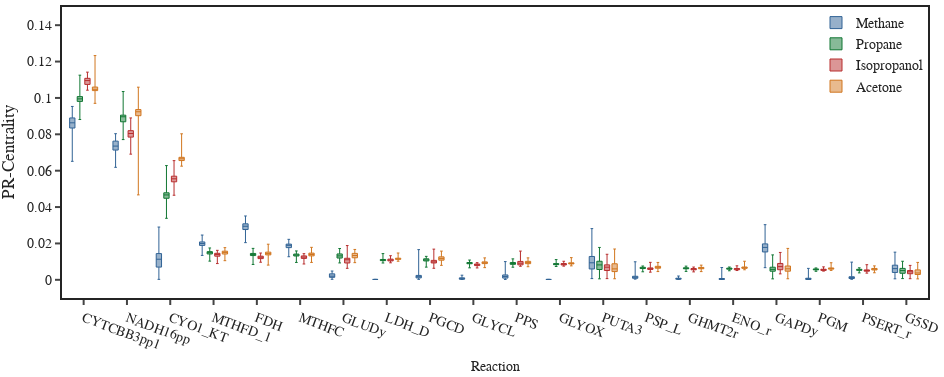

The notebook cell saved with this chart:
### Markdown cell above
## Section 2 
---

Plot of most central reactions

### Code cell
# Remove Exchanges and transport reactions
false_positives = ['2PPOHtex', 'ACETONEtex', 'C3H8tex', 'CH4tex', 'MEOHDHpp', "EX_co2_e", "PPA",
                   "C3H8OXq8", "IPPOHDHpp", "atpm", "CO2tpp_r", "H2Otex_r", "CO2tex_r", "ATPS1",
                   'NITR_NOpp', 'NO2tpp', 'NO3t7p', 'NORpp', 'PMMOipp', "ACTNMOq8", "H2Otpp_r",
                   "ACtex_r", "SUCCtex", 'EX_h2o_e', 'ACOHDHpp', 'MTHGXLtabcpp', "BIOMASS_Mfumariolicum_Pic",
                   'MDH', 'FALDtpp', 'ACOHDHpp', "H2Otex", "NDPK7", "RNDR3", 'EX_o2_e', "EX_h_e"]

# Recover PageRank values for top 20 reactions
no_top_rxns = 20
substrate = "Propane"
top_reactions = pagerank[substrate].drop(columns=false_positives).mean(0).sort_values(ascending=False).head(no_top_rxns).index

# Pre-process dataset in the format requered for plotting functions
top_pagerank = pd.DataFrame()
for substrate in ["Methane", "Propane", "Isopropanol", "Acetone"]:
    for id in tqdm(top_reactions):
        tmp = pd.DataFrame(pagerank[substrate][id].to_list(), columns=["PR-Centrality"])
        tmp.loc[:, "Substrate"] = substrate
        tmp.loc[:, "Reaction"] = id
        top_pagerank = top_pagerank.append(tmp)

# Draw figure
fig_prcentrality = pl.box(top_pagerank, y="PR-Centrality", x="Reaction", color="Substrate", points=False)
fig_prcentrality.update_layout(
    {"yaxis": {"title": {"text": "PR-Centrality"},
               "tickfont": {"size": 14},
               "range": [-0.01, 0.15]},
     "xaxis": {"tickfont": {"size": 14},
               "tickangle": 20,
               "title": {"font": {"size": 14}}
               },
     "height": 100 * (600 / 158.75),
     "width": 250 * (600 / 158.75),
     "legend": {"title": {"text": None},
                "font": {"size": 14},
                "x": 1, "y": 1}
     }
)
fig_prcentrality.show()

### Figure 1 — Plotly figure (JSON) as saved in the notebook; plotly's stock layout.template omitted (floating-point values rounded to 4 significant figures; data arrays with more than 128 entries replaced by an {"elided": "..."} marker saying what was removed)
{"data": [{"alignmentgroup": "True", "boxpoints": false, "hovertemplate": "Substrate=Methane<br>Reaction=%{x}<br>PR-Centrality=%{y}<extra></extra>", "legendgroup": "Methane", "marker": {"color": "rgb(49,99,149)"}, "name": "Methane", "notched": false, "offsetgroup": "Methane", "orientation": "v", "showlegend": true, "type": "box", "x": {"elided": "2000 str values"}, "x0": " ", "xaxis": "x", "y": {"elided": "2000 float values"}, "y0": " ", "yaxis": "y"}, {"alignmentgroup": "True", "boxpoints": false, "hovertemplate": "Substrate=Propane<br>Reaction=%{x}<br>PR-Centrality=%{y}<extra></extra>", "legendgroup": "Propane", "marker": {"color": "rgb(17,119,51)"}, "name": "Propane", "notched": false, "offsetgroup": "Propane", "orientation": "v", "showlegend": true, "type": "box", "x": {"elided": "2000 str values"}, "x0": " ", "xaxis": "x", "y": {"elided": "2000 float values"}, "y0": " ", "yaxis": "y"}, {"alignmentgroup": "True", "boxpoints": false, "hovertemplate": "Substrate=Isopropanol<br>Reaction=%{x}<br>PR-Centrality=%{y}<extra></extra>", "legendgroup": "Isopropanol", "marker": {"color": "rgb(184,46,46)"}, "name": "Isopropanol", "notched": false, "offsetgroup": "Isopropanol", "orientation": "v", "showlegend": true, "type": "box", "x": {"elided": "2000 str values"}, "x0": " ", "xaxis": "x", "y": {"elided": "2000 float values"}, "y0": " ", "yaxis": "y"}, {"alignmentgroup": "True", "boxpoints": false, "hovertemplate": "Substrate=Acetone<br>Reaction=%{x}<br>PR-Centrality=%{y}<extra></extra>", "legendgroup": "Acetone", "marker": {"color": "rgb(209,118,31)"}, "name": "Acetone", "notched": false, "offsetgroup": "Acetone", "orientation": "v", "showlegend": true, "type": "box", "x": {"elided": "2000 str values"}, "x0": " ", "xaxis": "x", "y": {"elided": "2000 float values"}, "y0": " ", "yaxis": "y"}], "layout": {"boxmode": "group", "height": 378.0, "legend": {"font": {"size": 14}, "title": {}, "tracegroupgap": 0, "x": 1, "y": 1}, "width": 944.9, "xaxis": {"anchor": "y", "domain": [0, 1], "tickangle": 20, "tickfont": {"size": 14}, "title": {"font": {"size": 14}, "text": "Reaction"}}, "yaxis": {"anchor": "x", "domain": [0, 1], "range": [-0.01, 0.15], "tickfont": {"size": 14}, "title": {"text": "PR-Centrality"}}}}
